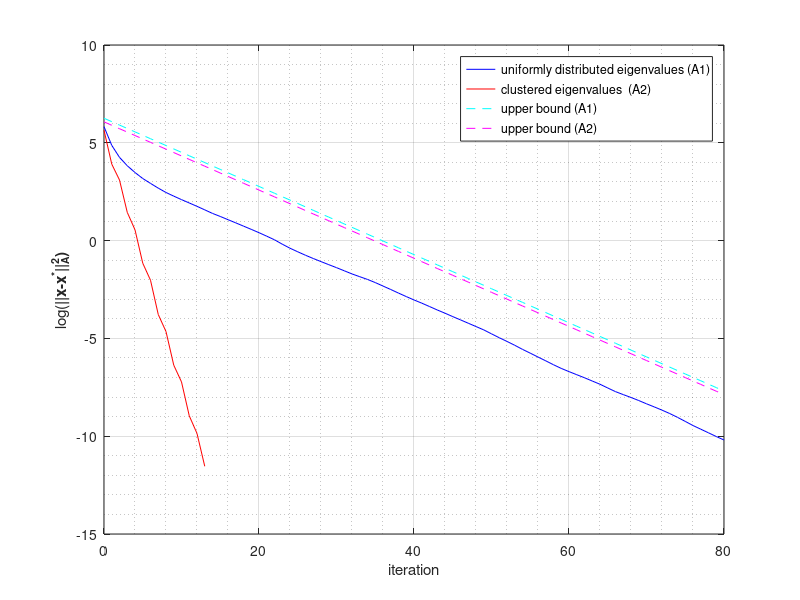

MATLAB code to generate this figure:
% Conjugate Gradient algorithm

clear all
close all
clc

% Dimension of the problem
n = 1000

% Create a pair of random, symmetric, positive definite matrices A1, A2 with specific eigenvalues

[Q,R] = qr(rand(n,n));

% Option 1 (uniformly distributed eigenvalues)
eigenValues = linspace(10,n,n);

% Option 2 (clustered eigenvalues)
% 65 percent of eigenvalues clustered in the [9, 11] segment
aux1 = linspace(9,11,6.5*n/10);
% 35 percent of eigenvalues clustered in the [999, 1001] segment
aux2 = linspace(999,1001,3.5*n/10);
eigenValuesClust = [aux1, aux2];

D1 = diag(eigenValues);
D2 = diag(eigenValuesClust);
% Matrix A1 with uniformly distributed eigenvalues
A1 = Q'*D1*Q;
% Matrix A2 with clustered eigenvalues
A2 = Q'*D2*Q;

% Sanity check
disp('Uniformly distributed eigenvalues:')
disp(sort(eig(A1)));
disp('Clustered eigenvalues:')
disp(sort(eig(A2)));

% Create random vector b
b = rand(n,1);

% Tolerance
tol = 0.0001

% Optimum point for A1
xmin = A1\b;
% Value of quadratic function at optimum x (for A1)
minf = -.5*(b'*xmin);

% Optimum point for A2
xminClust = A2\b;
% Value of quadratic function at optimum x (for A2)
minfClust = -.5*(b'*xminClust);

% Initial guess for A1
x = 2*rand(n,1);             
                 
% Record of errors in log scale (error = ||x - xmin||^2_A)                 
record = [log10(2*((.5*(x'*A1*x)) - (b'*x) - minf))];
recordClust = [log10(2*((.5*(x'*A2*x)) - (b'*x) - minfClust))];

% CG (Algorithm 5.2 in Nocedal)
                     
% CG for A1 (from here)
prev_r = zeros(n,1);
r = A1*x - b;
p = -r;

% Stopping criteria: residual                   
while norm(r) > tol
	alpha = (r'*r)/(p'*A1*p);
	x = x + (alpha*p);
	prev_r = r;
	r = r + (alpha*A1*p);
	beta = (r'*r)/(prev_r'*prev_r);
	p = -r + (beta*p);
	record = [record ; log10(2*((.5*(x'*A1*x)) - (b'*x) - minf))];
end

% Print final solution
%disp('final solution x_sol for A1:')
%disp(x)

% Print value of f at final solution
disp('f(x_sol) for A1:')
disp((.5*(x'*A1*x)) - (b'*x))
% CG for A1 (to here)


% CG for A2 (from here)
     
% Initial guess for A2
x = 2*rand(n,1);                  
     
prev_r = zeros(n,1);
r = A2*x - b;
p = -r;

% Stopping criteria: residual                        
while norm(r) > tol
	alpha = (r'*r)/(p'*A2*p);
	x = x + (alpha*p);
	prev_r = r;
	r = r + (alpha*A2*p);
	beta = (r'*r)/(prev_r'*prev_r);
	p = -r + (beta*p);
	recordClust = [recordClust ; log10(2*((.5*(x'*A2*x)) - (b'*x) - minfClust))];
end

% Print final solution
%disp('final solution x_sol for A2:')
%disp(x)

% Print value of f at final solution
disp('f(x_sol) for A2:')
disp((.5*(x'*A2*x)) - (b'*x))
% CG for A2 (to here)

% Error upper bound (Equation 5.36 in Nocedal)
     
% Approximate kappa
kappa = 1000/10;
slope = 2*log10(((kappa^.5)-1)/((kappa^.5)+1));
k = 1:length(record);

% Upper bound for A1
upperBound1 = log10(4) + record(1) + (slope*k);

% Upper bound for A2
upperBound2 = log10(4) + recordClust(1) + (slope*k);

%Plot convergence and save in PNG file
axis1 = 0:length(record) - 1;
axis2 = 0:length(recordClust) - 1;
figure;
title('CG, Ax=b, n=1000');
plot(axis1, record, 'b', axis2, recordClust, 'r', k-1, upperBound1, 'c--', k-1, upperBound2, 'm--');
xlabel('iteration');
ylabel('log(\bf{||x-x^*||}^2_A)');
legend('uniformly distributed eigenvalues (A1)','clustered eigenvalues  (A2)', 'upper bound (A1)', 'upper bound (A2)');
grid on;
grid minor;  
saveas(gcf,'CG.png');
